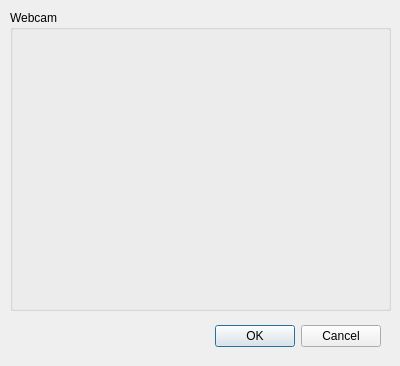
<?xml version="1.0" encoding="UTF-8"?>
<ui version="4.0">
 <class>WebcamPreview</class>
 <widget class="QDialog" name="WebcamPreview">
  <property name="geometry">
   <rect>
    <x>0</x>
    <y>0</y>
    <width>400</width>
    <height>366</height>
   </rect>
  </property>
  <property name="windowTitle">
   <string>Dialog</string>
  </property>
  <widget class="QDialogButtonBox" name="buttonBox">
   <property name="geometry">
    <rect>
     <x>40</x>
     <y>320</y>
     <width>341</width>
     <height>32</height>
    </rect>
   </property>
   <property name="orientation">
    <enum>Qt::Horizontal</enum>
   </property>
   <property name="standardButtons">
    <set>QDialogButtonBox::Cancel|QDialogButtonBox::Ok</set>
   </property>
  </widget>
  <widget class="QGroupBox" name="groupBox">
   <property name="geometry">
    <rect>
     <x>10</x>
     <y>10</y>
     <width>381</width>
     <height>301</height>
    </rect>
   </property>
   <property name="title">
    <string>Webcam </string>
   </property>
  </widget>
 </widget>
 <resources/>
 <connections>
  <connection>
   <sender>buttonBox</sender>
   <signal>accepted()</signal>
   <receiver>WebcamPreview</receiver>
   <slot>accept()</slot>
   <hints>
    <hint type="sourcelabel">
     <x>248</x>
     <y>254</y>
    </hint>
    <hint type="destinationlabel">
     <x>157</x>
     <y>274</y>
    </hint>
   </hints>
  </connection>
  <connection>
   <sender>buttonBox</sender>
   <signal>rejected()</signal>
   <receiver>WebcamPreview</receiver>
   <slot>reject()</slot>
   <hints>
    <hint type="sourcelabel">
     <x>316</x>
     <y>260</y>
    </hint>
    <hint type="destinationlabel">
     <x>286</x>
     <y>274</y>
    </hint>
   </hints>
  </connection>
 </connections>
</ui>
